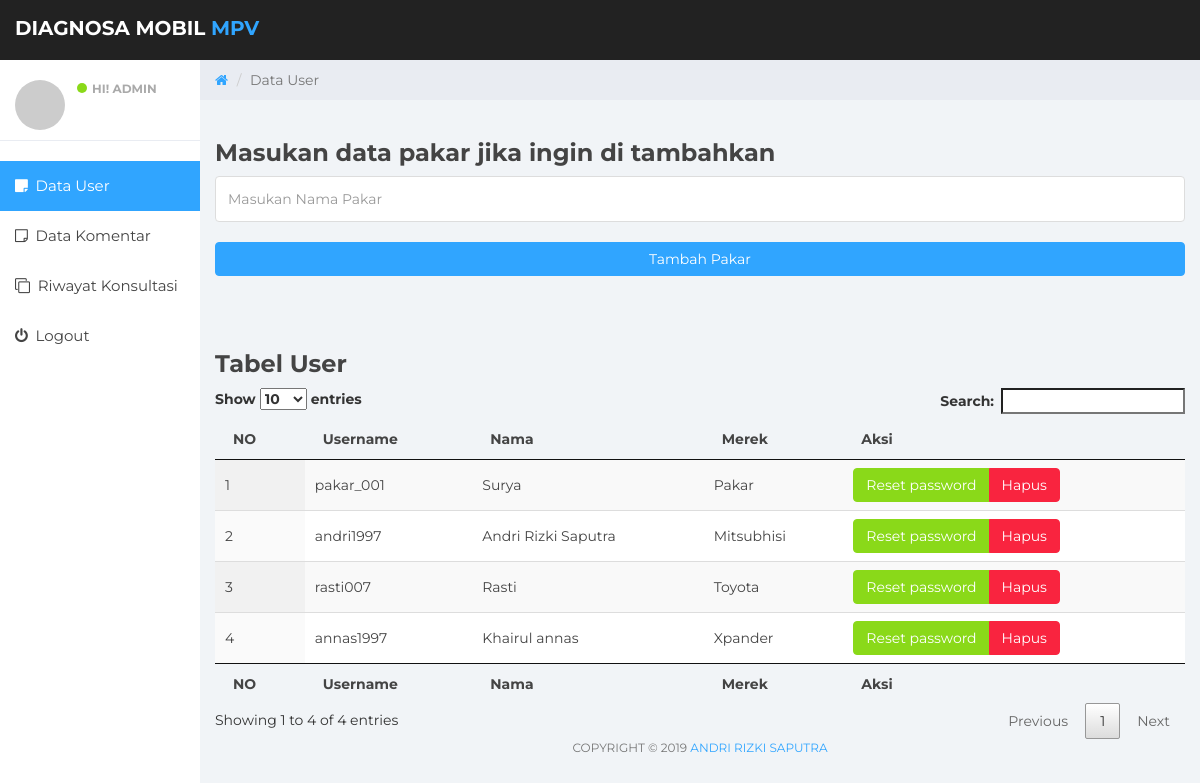
The app's page /admin/data_user.php with its own data.
### tables this page shows
CREATE TABLE `user` (
  `no` int(5) NOT NULL,
  `username` varchar(20) NOT NULL,
  `nama` varchar(30) NOT NULL,
  `merk` varchar(10) NOT NULL,
  `status` varchar(2) NOT NULL,
  `password` text NOT NULL
);

### proses/koneksi.php (called while the page is built, shortened)
<?php
class Database
{
	var $host = "localhost";
	var $uname = "root";
	var $pass = "";
	var $db = "db_kerusakan";
	function __construct()
	{
		$this->db = mysqli_connect($this->host, $this->uname, $this->pass, $this->db);
	}
	public function tampil_user()
	{
		$query = mysqli_query($this->db, "SELECT * FROM user");
		$data = array();
		while ($x = mysqli_fetch_array($query)) {
			$data[] = $x;
		}
		return $data;
	}
}
  ?>

### admin/data_user.php (the view, shortened to what this page needs)
<?php
if (empty($_SESSION['username']) || $_SESSION['status'] == '2' AND $_SESSION['status'] == '3'){
    echo "<script>alert('Login terlebih dahulu.'); window.location = '../login.php'</script>";
}else
require '../proses/koneksi.php';
$db = new Database();
$tampil_user = $db->tampil_user();
?>
<!DOCTYPE html>
<html>
<head>
  <link href="../tampilan/css/bootstrap.min.css" rel="stylesheet">
  <link href="../tampilan/css/font-awesome.min.css" rel="stylesheet">
  <link href="../tampilan/css/datepicker3.css" rel="stylesheet">
  <link href="../tampilan/css/styles.css" rel="stylesheet">
  <link href="../tampilan/tables/jquery.dataTables.min.css" rel="stylesheet">
</head>
<body>
<nav class="navbar navbar-custom navbar-fixed-top" role="navigation">
    <div class="container-fluid">
      <div class="navbar-header">
        <a class="navbar-brand" href="#"><b>Diagnosa Mobil <span>MPV</span></a></b>
      </div>
    </div>
  </nav>
  <div id="sidebar-collapse" class="col-sm-3 col-lg-2 sidebar">
    <div class="profile-sidebar">
      <div class="profile-userpic">
        <img src="http://placehold.it/50/30a5ff/fff" class="img-responsive" alt="">
      </div>
      <div class="profile-usertitle">
        <div class="profile-usertitle-status"><span class="indicator label-success"></span><b>HI! Admin</b></div>
      </div>
    </div>
    <ul class="nav menu">
      <li class="active"><a href="data_user.php"><em class="fa fa-sticky-note">&nbsp;</em> Data User</a></li>
      <li><a href="data_komentar.php"><em class="fa fa-sticky-note-o">&nbsp;</em> Data Komentar</a></li>
      <li><a href="riwayat_kerusakan_pengguna.php"><em class="fa fa-clone">&nbsp;</em> Riwayat Konsultasi</a></li>
      <li><a href="../proses/proses.php?&logout"><em class="fa fa-power-off">&nbsp;</em> Logout</a></li>
    </ul>
  </div>
  <div class="col-sm-9 col-sm-offset-3 col-lg-10 col-lg-offset-2 main">
    <div class="row">
      <ol class="breadcrumb">
        <li><a href="http://localhost/sistem_pakar/pengguna">
          <em class="fa fa-home"></em>
        </a></li>
        <li class="active">Data User</li>
      </ol>
    </div>
    <div>
        <br>
        <h3><b>Masukan data pakar jika ingin di tambahkan</b></h3>
        <form method="post" action="../proses/proses.php">
        <div class="form-group">
          <input class="form-control" type="text" name="pakar" placeholder="Masukan Nama Pakar">
          <br>
          <button class="btn btn-primary btn-block" name="simpan_pakar">Tambah Pakar</button>
        </div>
        </form>
        <br><br>
        <h3><b>Tabel User</b></h3>
        <table id="kerusakan" class="display nowrap" style="width:100%">
        <thead>
          <tr>
            <th>NO</th>
            <th>Username</th>
            <th>Nama</th>
            <th>Merek</th>
            <th>Aksi</th>
          </tr>
        </thead>
        <tbody>
          <?php $i = 1;
          foreach ($tampil_user as $key => $value) {?>
            <?php if ($value['status'] != 1): ?>
              <tr>
                <td><?php echo $i; ?></td>
                <td><?php echo $value['username']; ?></td>
                <td><?php echo $value['nama']; ?></td>
                <?php if ($value['status'] == 3){ ?>
                <td><?php echo $value['merk']; ?></td>
                <?php }else{ ?>
                <td><?php echo "Pakar"; ?></td>
                <?php } ?>
                <td>
                <div class="btn-group">
                  <a class="btn btn-success" href="../proses/proses.php?username=<?php echo $value['username'] ?>&riset_data_pengguna">Reset password</a>
                  <a class="btn btn-danger" href="../proses/proses.php?no=<?php echo $value['username'] ?>&hapus_data_pengguna">Hapus</a>
                </div>
              </td>
              </tr>
            <?php $i++; endif ?>
          <?php } ?>
        </tbody>
        <tfoot>
          <tr>
            <th>NO</th>
            <th>Username</th>
            <th>Nama</th>
            <th>Merek</th>
            <th>Aksi</th>
          </tr>
        </tfoot>
        </table>
    </div>
    <div class="col-sm-12">
        <p class="back-link">Copyright © 2019 <a href="http://localhost/sistem_pakar/admin/data_user.php">Andri Rizki Saputra</a></p>
    </div>
  </div>
</body>
</html>

### tampilan/css/styles.css (style rules this page uses)
body { background: #f1f4f7; padding-top: 60px; font-size: 14px; color: #444444; font-family: "Montserrat", "Helvetica Neue", Helvetica, Arial, sans-serif; }
p { color: #777; }
a, a:hover, a:focus { color: #30a5ff; }
h1, h2, h3, h4, h5, h6 { color: #444444; }
h3, h4 { font-weight: 300; }
input.form-control { border: 1px solid #ddd; box-shadow: none; height: 46px; }
.navbar-custom { background: #222; height: 60px; }
.navbar-header .navbar-brand { color: #fff; font-size: 20px; text-transform: uppercase; font-weight: 500; height: 60px; padding-top: 18px; }
.navbar-header .navbar-brand span { color: #30a5ff; }
.btn-primary, .btn-primary:hover, .btn-primary:focus, .btn-primary:active, .btn-primary.active, .open > .dropdown-toggle.btn-primary, .btn-primary.disabled, .btn-primary[disabled], fieldset[disabled] .btn-primary, .btn-primary.disabled:hover, .btn-primary[disabled]:hover, fieldset[disabled] .btn-primary:hover, .btn-primary.disabled:focus, .btn-primary[disabled]:focus, fieldset[disabled] .btn-primary:focus, .btn-primary.disabled:active, .btn-primary[disabled]:active, fieldset[disabled] .btn-primary:active, .btn-primary.disabled.active, .btn-primary[disabled].active, fieldset[disabled] .btn-primary.active { background-color: #30a5ff; border-color: #30a5ff; }
.btn-success, .btn-success:hover, .btn-success:focus, .btn-success:active, .btn-success.active, .open > .dropdown-toggle.btn-success, .btn-success.disabled, .btn-success[disabled], fieldset[disabled] .btn-success, .btn-success.disabled:hover, .btn-success[disabled]:hover, fieldset[disabled] .btn-success:hover, .btn-success.disabled:focus, .btn-success[disabled]:focus, fieldset[disabled] .btn-success:focus, .btn-success.disabled:active, .btn-success[disabled]:active, fieldset[disabled] .btn-success:active, .btn-success.disabled.active, .btn-success[disabled].active, fieldset[disabled] .btn-success.active { background-color: #8ad919; border-color: #8ad919; }
.btn-danger, .btn-danger:hover, .btn-danger:focus, .btn-danger:active, .btn-danger.active, .open > .dropdown-toggle.btn-danger, .btn-danger.disabled, .btn-danger[disabled], fieldset[disabled] .btn-danger, .btn-danger.disabled:hover, .btn-danger[disabled]:hover, fieldset[disabled] .btn-danger:hover, .btn-danger.disabled:focus, .btn-danger[disabled]:focus, fieldset[disabled] .btn-danger:focus, .btn-danger.disabled:active, .btn-danger[disabled]:active, fieldset[disabled] .btn-danger:active, .btn-danger.disabled.active, .btn-danger[disabled].active, fieldset[disabled] .btn-danger.active { background-color: #f9243f; border-color: #f9243f; }
.label-success { background-color: #8ad919; }
.navbar { border: 0; }
.sidebar { display: block; padding: 0; display: none; box-shadow: none; background: #fff; }
.sidebar ul { margin: 20px 0px; }
@media (min-width: 768px) { .sidebar { display: block; position: fixed; top: 60px; bottom: 0; left: 0; z-index: 1000; display: block; margin: 0; padding: 0; overflow-x: hidden; overflow-y: auto; } }
@media (min-width: 768px) { .navbar-header { width: 100%; } }
.sidebar ul.nav .active a, .sidebar ul.nav li.parent a.active, .sidebar ul.nav .active > a:hover, .sidebar ul.nav li.parent a.active:hover, .sidebar ul.nav .active > a:focus, .sidebar ul.nav li.parent a.active:focus { color: #fff; background-color: #30a5ff; }
.sidebar ul.nav li a { height: 50px; font-size: 15px; line-height: 2em; color: #444444; }
.profile-sidebar { padding: 10px 0; border-bottom: 1px solid #e9ecf2; }
.indicator { width: 10px; height: 10px; display: inline-block; border-radius: 9999px; margin-right: 5px; }
.profile-userpic img { float: left; margin: 10px 0px 0px 15px; width: 50px; height: 50px; border-radius: 9999px !important; }
.profile-usertitle { float: left; text-align: left; margin: 10px 0 0 12px; }
.profile-usertitle-status { text-transform: uppercase; color: #AAA; font-size: 12px; font-weight: 600; margin-bottom: 15px; }
.breadcrumb { border-radius: 0; padding: 10px 15px 10px 15px; background: #e9ecf2; margin: 0; }
p.back-link { text-align: center; margin-bottom: 20px; font-size: 12px; text-transform: uppercase; }

### records on screen
user: username "pakar_001", nama "Surya", status "Pakar"
user: username "andri1997", nama "Andri Rizki Saputra", merk "Mitsubhisi"
user: username "rasti007", nama "Rasti", merk "Toyota"
user: username "annas1997", nama "Khairul annas", merk "Xpander"
